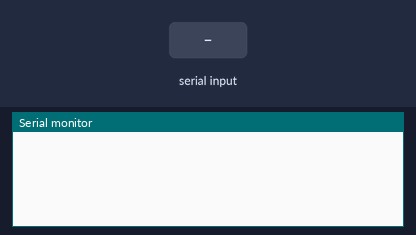
This sketch was run on a simulated Arduino Uno, built with avr-gcc and run on an emulated ATmega328P. Parts: the last lines printed to the serial monitor. Inputs (shaded band) come from the test bench. EEPROM starts erased.

Above: at 1.2 s.
1.3 s: "read 1\n" received over Serial
At 3.5 s:
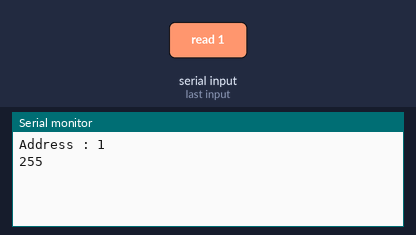
3.8 s: "write 1\n" received over Serial
At 5.5 s:
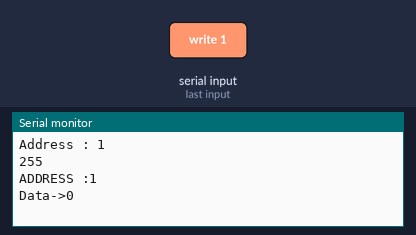

Measured:
- after the input at 1.3 s, the serial monitor: prints a new line after 1.0 s (image 1)
- after the input at 3.8 s, the serial monitor: prints a new line after 1.0 s (image 2)

The sketch:

EEPROM.ino
```cpp
#include <EEPROM.h>
int value;
int address=0;

void setup() {
  // put your setup code here, to run once:
  Serial.begin(9600);

}

void loop() {
  // put your main code here, to run repeatedly:
  String str="";
  str=Serial.readString();
  if(str.startsWith("read"))
  {
    address=str.substring(str.indexOf(' ')+1).toInt();
    Serial.print("Address : ");
    Serial.println(address);
    Serial.println(EEPROM.read(address));
  }
  else if(str.startsWith("write"))
  {
    address=str.substring(6,7).toInt();
    value=str.substring(8,str.length()).toInt();
    Serial.print("ADDRESS :");
    Serial.println(address);
    Serial.print("Data->");
    Serial.println(value);
    EEPROM.write(address,value);
  }

}
```
